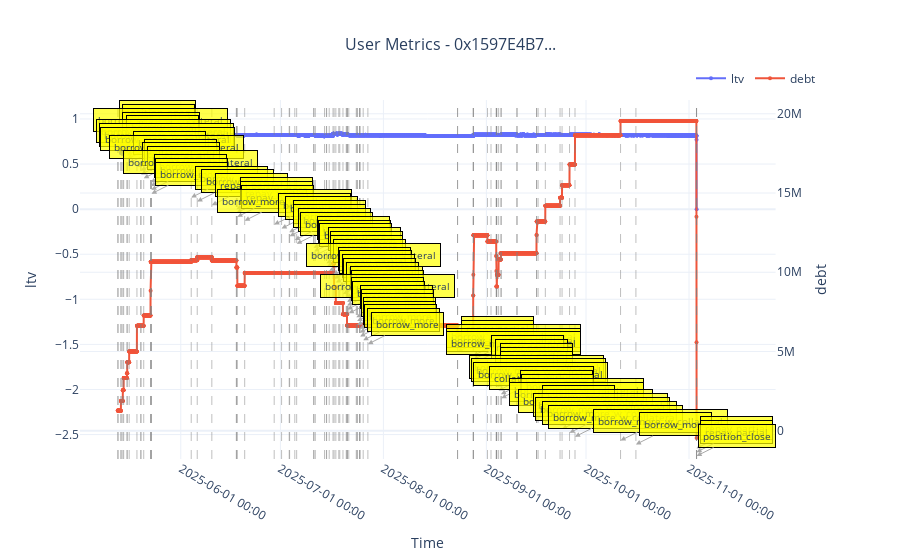

Source (notebook cell):
### Code cell
plot_user_metrics(hourly_data, ['ltv', 'debt'], user_address='0x1597E4B7cF6D2877A1d690b6088668afDb045763')
